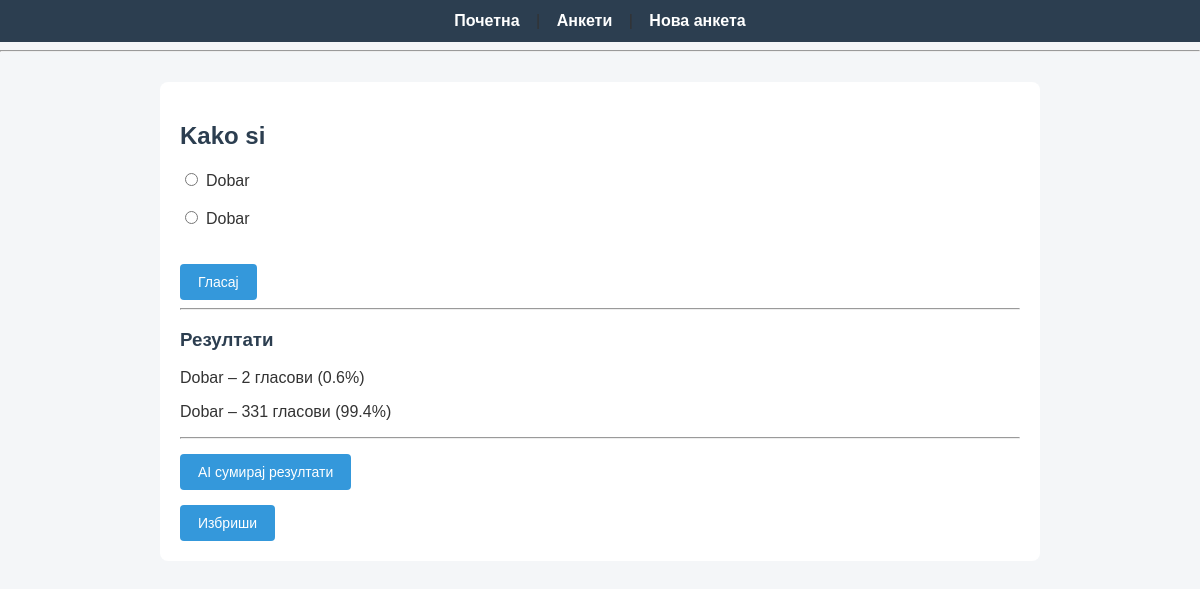
/anketi/4, run on the app's committed database.
### models.py (models this page shows)
class Anketa(Base):
    __tablename__ = "anketa"
    id = Column(Integer, primary_key=True)
    prasanje = Column(Text, nullable=False)
    rok = Column(DateTime, nullable=True)
    created_at = Column(DateTime, default=datetime.utcnow)
    opcii = relationship(
        "Opcii",
        back_populates="anketa",
        cascade="all, delete-orphan"
    )

class Opcii(Base):
    __tablename__ = "opcii"
    id = Column(Integer, primary_key=True)
    tekst = Column(String(200), nullable=False)
    anketa_id = Column(Integer, ForeignKey("anketa.id"), nullable=False)
    anketa = relationship(
        "Anketa",
        back_populates="opcii"
    )
    glasovi = relationship(
        "Glasovi",
        back_populates="opcija",
        cascade="all, delete-orphan"
    )

### app.py (the view, shortened to what this page needs)
@app.route("/anketi/<int:anketa_id>",methods=["GET","POST"])
def anketa_detali(anketa_id):
    anketa = session.query(Anketa).get(anketa_id)
    vkupno_glasovi = sum(len(o.glasovi) for o in anketa.opcii)
    return render_template(
        "anketa.html",
        anketa=anketa,
        vkupno_glasovi=vkupno_glasovi,
    )

### templates/anketa.html (shortened to what this page needs)
{% extends "layout.html" %}
{% block content %}
<h2>{{ anketa.prasanje }}</h2>
{% if anketa.rok == None or anketa.rok == anketa.created_at or anketa.rok > anketa.created_at %}
    <form method="POST">
        {% if anketa.opcii %}
            {% for opcija in anketa.opcii %}
                {% if opcija.tekst != "" %}
                    <input type="radio" name="opcija" value="{{ opcija.id }}">{{ opcija.tekst }}<br><br>
                {% endif %}
            {% endfor %}
        {% else %}
            <p>Анкетата нема опции</p>
        {% endif %}
        <br>
        <button type="submit">Гласај</button>
    </form>
{% else %}
<p>Анкетата е затворена.</p>
{% endif %}
<hr>
<h3>Резултати</h3>
{% for opcija in anketa.opcii %}
    {% if opcija.tekst != "" %}
        <p>
            {{ opcija.tekst }} –
            {{ opcija.glasovi|length }} гласови
            {% if vkupno_glasovi > 0 %}
                ({{ (opcija.glasovi|length / vkupno_glasovi * 100) | round(2) }}%)
            {% endif %}
        </p>
    {% endif %}
{% endfor %}
<hr>
<form method="POST" action="{{ url_for('ai_zaklucok', anketa_id=anketa.id) }}">
    <button type="submit">AI сумирај резултати</button>
</form>
<form method="POST" action="{{ url_for('delete_anketa',anketa_id = anketa.id) }}">
    <button type="submit">Избриши</button>
</form>
{% endblock %}

### static/css/style.css (style rules this page uses)
body { font-family: Arial, Helvetica, sans-serif; background-color: #f4f6f8; margin: 0; padding: 0; color: #333; }
h1, h2, h3 { color: #2c3e50; }
form { margin-top: 15px; }
input[type="radio"] { margin-right: 8px; }
button { background-color: #3498db; color: white; border: none; padding: 10px 18px; border-radius: 4px; cursor: pointer; font-size: 14px; text-decoration:none; color:white; weight:bold; }

### data on the page
Anketa: prasanje "Kako si"
Opcii: tekst "Dobar", glasovi|length "2", glasovi "0.6"
Opcii: tekst "Dobar", glasovi|length "331", glasovi "99.4"
